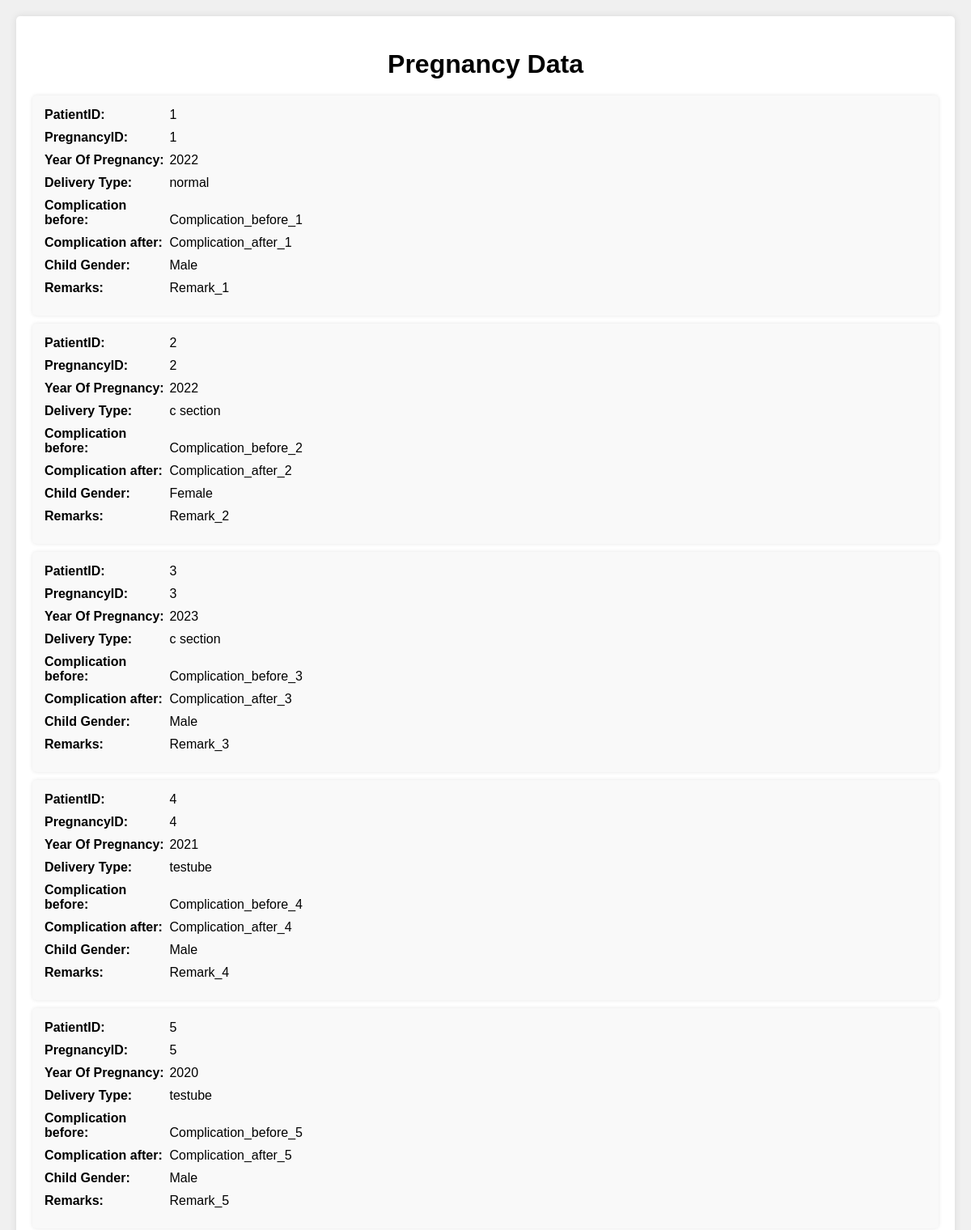
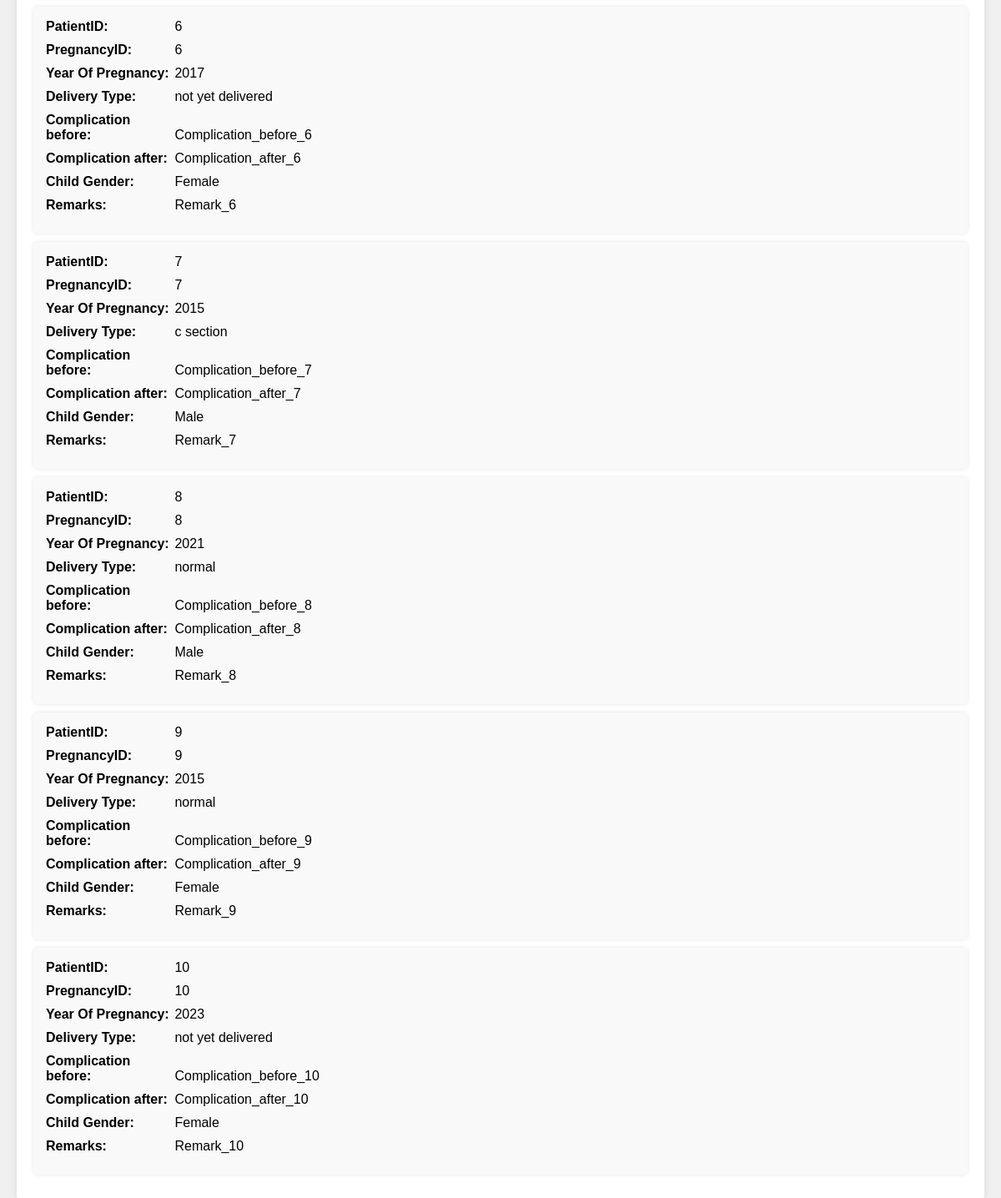
The page /pregnancy on the database its author committed (2 pictures, top to bottom).
### tables this page shows
CREATE TABLE Pregnancy (
                PatientID INTEGER,
                PregnancyID INTEGER PRIMARY KEY AUTOINCREMENT,
                YearOfPregnancy INTEGER,
                DeliveryType TEXT CHECK (DeliveryType IN ('normal', 'c section', 'testube', 'not yet delivered')),
                Complicationbefore TEXT,
                Complicationafter TEXT,
                ChildGender TEXT,
                image BLOB,
                remarks TEXT
            );

### app.py (the view)
@app.route('/pregnancy', methods=['GET'])
def fetch_pregnancy():
    conn = get_db_connection(2)
    cursor = conn.cursor()
    cursor.execute("SELECT * FROM Pregnancy")
    rows = cursor.fetchall()
    cursor.close()
    conn.close()
    return render_template('pregnancy.html', rows=rows)

### database.py (called while the page is built)
def get_db_connection(database):
    if database == 1:
        conn = sqlite3.connect('Details.db')
        conn.row_factory = sqlite3.Row
        return conn
    elif database == 2:
        conn = sqlite3.connect('History.db')
        conn.row_factory = sqlite3.Row
        return conn

### templates/pregnancy.html (shortened to what this page needs)
<!DOCTYPE html>
<html lang="en">
<head>
    <link rel="stylesheet" href="{{ url_for('static', filename='style.css') }}">
</head>
<body>
    <div class="container">
        <h1>Pregnancy Data</h1>
        {% for row in rows %}
        <div class="record">
            <div><strong>PatientID:</strong> {{ row['PatientID'] }}</div>
            <div><strong>PregnancyID:</strong> {{ row['PregnancyID'] }}</div>
            <div><strong>Year Of Pregnancy:</strong> {{ row['YearOfPregnancy'] }}</div>
            <div><strong>Delivery Type:</strong> {{ row['DeliveryType'] }}</div>
            <div><strong>Complication before:</strong> {{ row['Complicationbefore'] }}</div>
            <div><strong>Complication after:</strong> {{ row['Complicationafter'] }}</div>
            <div><strong>Child Gender:</strong> {{ row['ChildGender'] }}</div>
            <div><strong>Remarks:</strong> {{ row['remarks'] }}</div>
        </div>
        {% endfor %}
    </div>
</body>
</html>

### static/style.css (style rules this page uses)
body { font-family: Arial, sans-serif; background-color: #f0f0f0; margin: 0; padding: 20px; }
.container { background-color: #fff; padding: 20px; border-radius: 5px; box-shadow: 0 0 10px rgba(0, 0, 0, 0.1); }
h1 { text-align: center; margin-bottom: 20px; }
.record { background-color: #f9f9f9; padding: 15px; border-radius: 5px; margin-bottom: 10px; box-shadow: 0 0 5px rgba(0, 0, 0, 0.1); }
.record div { margin-bottom: 10px; }
.record div strong { display: inline-block; width: 150px; }

### rows shown on the page
Pregnancy: PatientID "1", PregnancyID "1", YearOfPregnancy "2022", DeliveryType "normal", Complicationbefore "Complication_before_1", Complicationafter "Complication_after_1", ChildGender "Male", remarks "Remark_1"
Pregnancy: PatientID "2", PregnancyID "2", YearOfPregnancy "2022", DeliveryType "c section", Complicationbefore "Complication_before_2", Complicationafter "Complication_after_2", ChildGender "Female", remarks "Remark_2"
Pregnancy: PatientID "3", PregnancyID "3", YearOfPregnancy "2023", DeliveryType "c section", Complicationbefore "Complication_before_3", Complicationafter "Complication_after_3", ChildGender "Male", remarks "Remark_3"
Pregnancy: PatientID "4", PregnancyID "4", YearOfPregnancy "2021", DeliveryType "testube", Complicationbefore "Complication_before_4", Complicationafter "Complication_after_4", ChildGender "Male", remarks "Remark_4"
Pregnancy: PatientID "5", PregnancyID "5", YearOfPregnancy "2020", DeliveryType "testube", Complicationbefore "Complication_before_5", Complicationafter "Complication_after_5", ChildGender "Male", remarks "Remark_5"
Pregnancy: PatientID "6", PregnancyID "6", YearOfPregnancy "2017", DeliveryType "not yet delivered", Complicationbefore "Complication_before_6", Complicationafter "Complication_after_6", ChildGender "Female", remarks "Remark_6"
Pregnancy: PatientID "7", PregnancyID "7", YearOfPregnancy "2015", DeliveryType "c section", Complicationbefore "Complication_before_7", Complicationafter "Complication_after_7", ChildGender "Male", remarks "Remark_7"
Pregnancy: PatientID "8", PregnancyID "8", YearOfPregnancy "2021", DeliveryType "normal", Complicationbefore "Complication_before_8", Complicationafter "Complication_after_8", ChildGender "Male", remarks "Remark_8"
Pregnancy: PatientID "9", PregnancyID "9", YearOfPregnancy "2015", DeliveryType "normal", Complicationbefore "Complication_before_9", Complicationafter "Complication_after_9", ChildGender "Female", remarks "Remark_9"
Pregnancy: PatientID "10", PregnancyID "10", YearOfPregnancy "2023", DeliveryType "not yet delivered", Complicationbefore "Complication_before_10", Complicationafter "Complication_after_10", ChildGender "Female", remarks "Remark_10"
